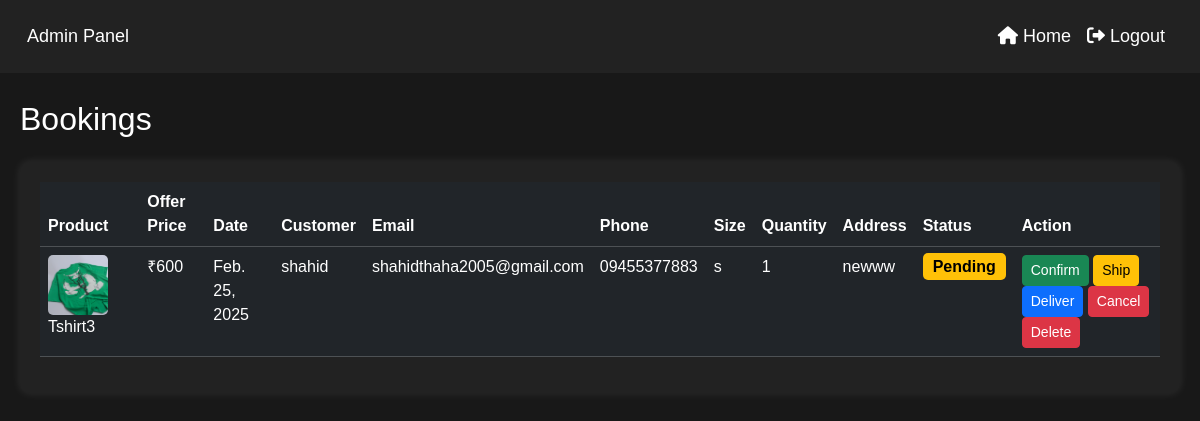
The app's page /bookings/, older data.
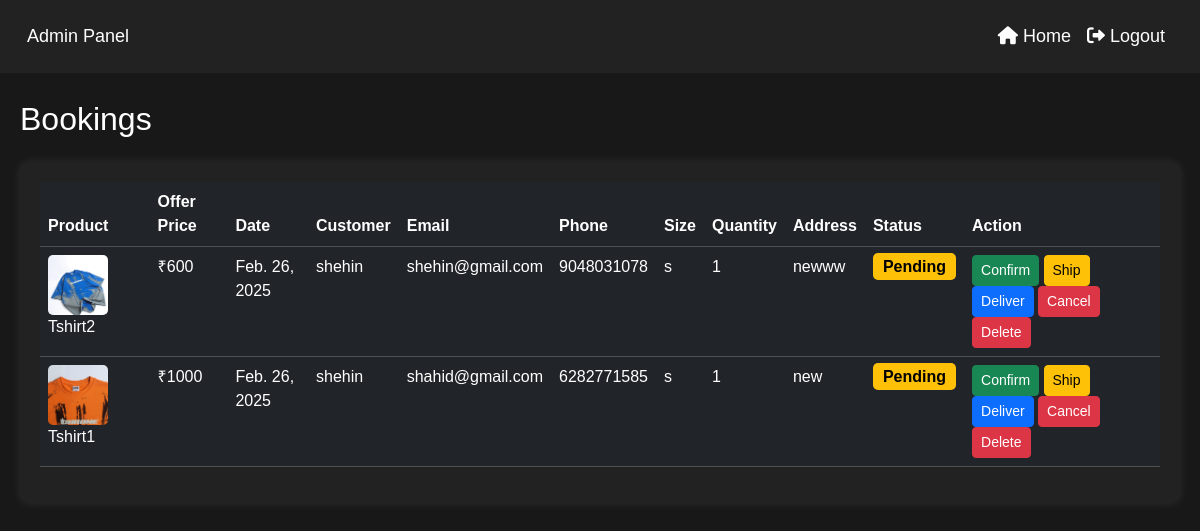
The same page, newer data.
### app/models.py (models this page shows, shortened)
class Buy(models.Model):
    user=models.ForeignKey(User,on_delete=models.CASCADE)
    product=models.ForeignKey(Product,on_delete=models.CASCADE)
    price=models.IntegerField()
    date=models.DateField(auto_now_add=True)
    size = models.CharField(max_length=10, choices=[('S', 'Small'), ('M', 'Medium'), ('L', 'Large')], default='M')  # Default size is Medium
    quantity = models.PositiveIntegerField(default=1)  # Default quantity is 1
    status = models.CharField(max_length=50, choices=[('Pending', 'Pending'), ('Confirmed', 'Confirmed'), ('Cancelled', 'Cancelled')], default='Pending')
    order = models.ForeignKey(Order, on_delete=models.CASCADE, null=True, blank=True)

class Product(models.Model):
    pro_id=models.TextField()
    name=models.TextField()
    base_price=models.IntegerField()
    offer_price=models.IntegerField()
    img=models.FileField()
    dis=models.TextField()
    sizes = models.ManyToManyField(Size)  # Allow multiple size selection
    quantity = models.PositiveIntegerField(default=0)

class Order(models.Model):
    name = models.CharField(max_length=100)
    email = models.EmailField()
    phone_number = models.CharField(max_length=15)
    shipping_address = models.TextField()
    status = models.CharField(max_length=20, default='Pending')  # This status will reflect the order's state (Pending/Processing/Completed)
    created_at = models.DateTimeField(auto_now_add=True)
    razorpay_order_id = models.CharField(max_length=255, null=True, blank=True)  # Store Razorpay order ID
    payment_id = models.CharField(max_length=255, null=True, blank=True)  # Store payment ID from Razorpay
    payment_status = models.CharField(max_length=20, choices=[('Paid', 'Paid'), ('Pending', 'Pending')], default='Pending')  # Store payment status

### app/views.py (the view)
# urls.py: path('bookings/',views.bookings,name='bookings'),
def bookings(request):
    buys = Buy.objects.all().select_related('product', 'user').order_by('-date')
    orders = Order.objects.all().order_by('-created_at')
    combined_data = zip(buys, orders)
    return render(request, 'shop/bookings.html', {'combined_data': combined_data})

### templates/shop/bookings.html (shortened to what this page needs)
<!DOCTYPE html>
<html lang="en">
<head>
    <link href="https://cdn.jsdelivr.net/npm/bootstrap@5.3.3/dist/css/bootstrap.min.css" rel="stylesheet">
    <link rel="stylesheet" href="https://cdnjs.cloudflare.com/ajax/libs/font-awesome/6.0.0-beta3/css/all.min.css">
</head>
<body>
    <nav class="navbar navbar-expand-lg navbar-dark fixed-top">
        <div class="container-fluid">
            <a class="navbar-brand" href="../home">Admin Panel</a>
            <div class="collapse navbar-collapse justify-content-end" id="navbarNav">
                <ul class="navbar-nav">
                    <li class="nav-item">
                        <a class="nav-link" href="../home">
                            <i class="fas fa-home"></i> Home
                        </a>
                    </li>
                    <li class="nav-item">
                        <a class="nav-link" href="../chrome_logout" onclick="return confirmLogout()">
                            <i class="fas fa-sign-out-alt"></i> Logout
                        </a>
                    </li>
                </ul>
            </div>
        </div>
    </nav>
    <div class="content">
        <h2>Bookings</h2>
        <div class="table-container mt-4">
            <table class="table table-dark table-hover">
                <thead>
                    <tr>
                        <th>Product</th>
                        <th>Offer Price</th>
                        <th>Date</th>
                        <th>Customer</th>
                        <th>Email</th>
                        <th>Phone</th>
                        <th>Size</th>
                        <th>Quantity</th>
                        <th>Address</th>
                        <th>Status</th>
                        <th>Action</th>
                    </tr>
                </thead>
                <tbody id="bookingTable">
                    {% for buy, order in combined_data %}
                    <tr>
                        <td>
                            <img src="{{ buy.product.img.url }}" alt="{{ buy.product.name }}" class="product-img">
                            {{ buy.product.name }}
                        </td>
                        <td>₹{{ buy.price }}</td>
                        <td>{{ buy.date }}</td>
                        <td>{{ order.name }}</td>
                        <td>{{ order.email }}</td>
                        <td>{{ order.phone_number }}</td>
                        <td>{{ buy.size }}</td>
                        <td>{{ buy.quantity }}</td>
                        <td>{{ order.shipping_address }}</td>
                        <td>
                            <span class="status-badge
                                {% if order.status == 'Pending' %}status-pending
                                {% elif order.status == 'Confirmed' %}status-confirmed
                                {% elif order.status == 'Cancelled' %}status-cancelled
                                {% endif %}">
                                {{ order.status }}
                            </span>
                        </td>
                        <td>
                            <a href="{% url 'update_order_status' order.id 'Confirmed' %}" class="btn btn-success btn-sm">Confirm</a>
                            <a href="{% url 'update_order_status' order.id 'Shipped' %}" class="btn btn-warning btn-sm">Ship</a>
                            <a href="{% url 'update_order_status' order.id 'Delivered' %}" class="btn btn-primary btn-sm">Deliver</a>
                            <a href="{% url 'update_order_status' order.id 'Cancelled' %}" class="btn btn-danger btn-sm">Cancel</a>
<a href="{% url 'delete_booking' buy.id %}" class="btn btn-danger btn-sm" onclick="return confirm('Are you sure you want to delete this booking?')">Delete</a>
                        </td>
                    </tr>
                    {% empty %}
                    <tr>
                        <td colspan="11" class="text-center">No bookings found</td>
                    </tr>
                    {% endfor %}
                </tbody>
            </table>
        </div>
    </div>
</body>
</html>

Row changes from the older to the newer data that the page shows:
removed Buy: product.img (picture), product.name "Tshirt3", price "600", date "Feb. 25, 2025", name "shahid", email "shahidthaha2005@gmail.com", phone_number "09455377883", size "s", quantity "1", shipping_address "newww", status "Pending"
added Buy: product.img (picture), product.name "Tshirt2", price "600", date "Feb. 26, 2025", name "shehin", email "shehin@gmail.com", phone_number "9048031078", size "s", quantity "1", shipping_address "newww", status "Pending"
added Buy: product.img (picture), product.name "Tshirt1", price "1000", date "Feb. 26, 2025", name "shehin", email "shahid@gmail.com", phone_number "6282771585", size "s", quantity "1", shipping_address "new", status "Pending"
